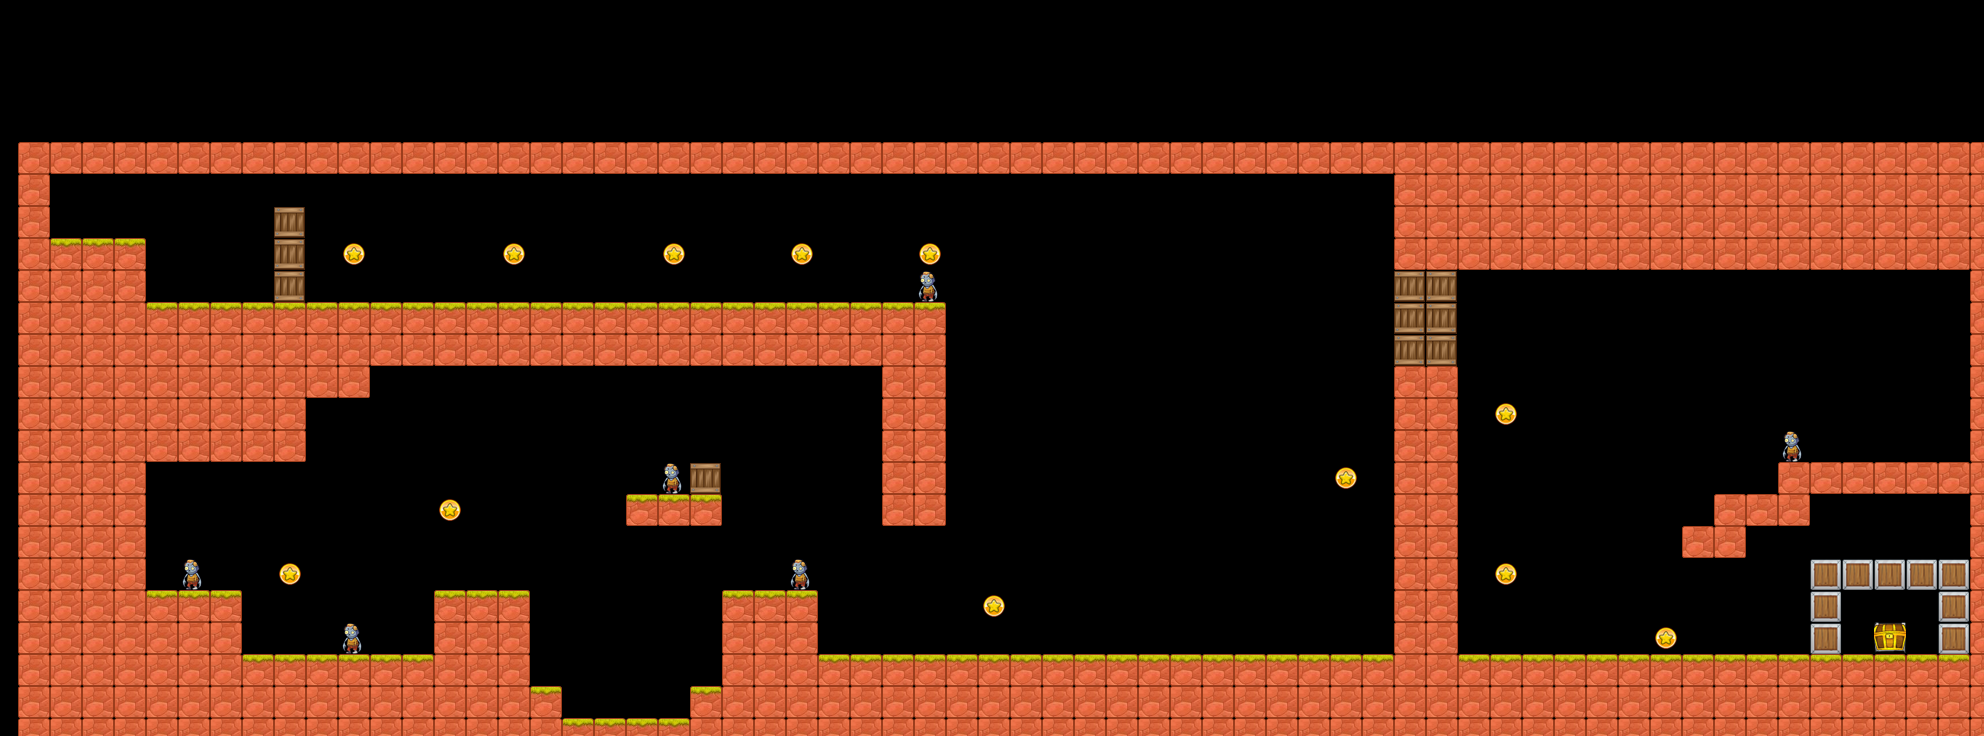

Rendered tile map (Tiled .tmx) drawn with the repository's tilesets; below, a short description and the full map source, tile grids included:
An orthogonal 62x23 tile map with 32x32 px tiles, 1 tile layer (Tile Layer 1).

<map version="1.0" orientation="orthogonal" renderorder="right-down" width="62" height="23" tilewidth="32" tileheight="32" nextobjectid="1">
 <tileset firstgid="1" name="tilemap" tilewidth="32" tileheight="32" tilecount="13" columns="1">
  <image source="../Graphics/tilemap.png" width="32" height="416" />
 </tileset>
 <layer name="Tile Layer 1" width="62" height="23" offsetx="18" offsety="142">
  <data encoding="csv">
3,3,3,3,3,3,3,3,3,3,3,3,3,3,3,3,3,3,3,3,3,3,3,3,3,3,3,3,3,3,3,3,3,3,3,3,3,3,3,3,3,3,3,3,3,3,3,3,3,3,3,3,3,3,3,3,3,3,3,3,3,3,
3,0,0,0,0,0,0,0,0,0,0,0,0,0,0,0,0,0,0,0,0,0,0,0,0,0,0,0,0,0,0,0,0,0,0,0,0,0,0,0,0,0,0,3,3,3,3,3,3,3,3,3,3,3,3,3,3,3,3,3,3,3,
3,0,0,0,0,0,0,0,10,0,0,0,0,0,0,0,0,0,0,0,0,0,0,0,0,0,0,0,0,0,0,0,0,0,0,0,0,0,0,0,0,0,0,3,3,3,3,3,3,3,3,3,3,3,3,3,3,3,3,3,3,3,
3,2,2,2,0,0,0,0,10,0,9,0,0,0,0,9,0,0,0,0,9,0,0,0,9,0,0,0,9,0,0,0,0,0,0,0,0,0,0,0,0,0,0,3,3,3,3,3,3,3,3,3,3,3,3,3,3,3,3,3,3,3,
3,3,3,3,0,0,0,0,10,0,0,0,0,0,0,0,0,0,0,0,0,0,0,0,0,0,0,0,11,0,0,0,0,0,0,0,0,0,0,0,0,0,0,10,10,0,0,0,0,0,0,0,0,0,0,0,0,0,0,0,0,3,
3,3,3,3,2,2,2,2,2,2,2,2,2,2,2,2,2,2,2,2,2,2,2,2,2,2,2,2,2,0,0,0,0,0,0,0,0,0,0,0,0,0,0,10,10,0,0,0,0,0,0,0,0,0,0,0,0,0,0,0,0,3,
3,3,3,3,3,3,3,3,3,3,3,3,3,3,3,3,3,3,3,3,3,3,3,3,3,3,3,3,3,0,0,0,0,0,0,0,0,0,0,0,0,0,0,10,10,0,0,0,0,0,0,0,0,0,0,0,0,0,0,0,0,3,
3,3,3,3,3,3,3,3,3,3,3,0,0,0,0,0,0,0,0,0,0,0,0,0,0,0,0,3,3,0,0,0,0,0,0,0,0,0,0,0,0,0,0,3,3,0,0,0,0,0,0,0,0,0,0,0,0,0,0,0,0,3,
3,3,3,3,3,3,3,3,3,0,0,0,0,0,0,0,0,0,0,0,0,0,0,0,0,0,0,3,3,0,0,0,0,0,0,0,0,0,0,0,0,0,0,3,3,0,9,0,0,0,0,0,0,0,0,0,0,0,0,0,0,3,
3,3,3,3,3,3,3,3,3,0,0,0,0,0,0,0,0,0,0,0,0,0,0,0,0,0,0,3,3,0,0,0,0,0,0,0,0,0,0,0,0,0,0,3,3,0,0,0,0,0,0,0,0,0,0,11,0,0,0,0,0,3,
3,3,3,3,0,0,0,0,0,0,0,0,0,0,0,0,0,0,0,0,11,10,0,0,0,0,0,3,3,0,0,0,0,0,0,0,0,0,0,0,0,9,0,3,3,0,0,0,0,0,0,0,0,0,0,3,3,3,3,3,3,3,
3,3,3,3,0,0,0,0,0,0,0,0,0,9,0,0,0,0,0,2,2,2,0,0,0,0,0,3,3,0,0,0,0,0,0,0,0,0,0,0,0,0,0,3,3,0,0,0,0,0,0,0,0,3,3,3,0,0,0,0,0,3,
3,3,3,3,0,0,0,0,0,0,0,0,0,0,0,0,0,0,0,0,0,0,0,0,0,0,0,0,0,0,0,0,0,0,0,0,0,0,0,0,0,0,0,3,3,0,0,0,0,0,0,0,3,3,0,0,0,0,0,0,0,3,
3,3,3,3,0,11,0,0,9,0,0,0,0,0,0,0,0,0,0,0,0,0,0,0,11,0,0,0,0,0,0,0,0,0,0,0,0,0,0,0,0,0,0,3,3,0,9,0,0,0,0,0,0,0,0,0,7,7,7,7,7,3,
3,3,3,3,2,2,2,0,0,0,0,0,0,2,2,2,0,0,0,0,0,0,2,2,2,0,0,0,0,0,9,0,0,0,0,0,0,0,0,0,0,0,0,3,3,0,0,0,0,0,0,0,0,0,0,0,7,0,0,0,7,3,
3,3,3,3,3,3,3,0,0,0,11,0,0,3,3,3,0,0,0,0,0,0,3,3,3,0,0,0,0,0,0,0,0,0,0,0,0,0,0,0,0,0,0,3,3,0,0,0,0,0,0,9,0,0,0,0,7,0,8,0,7,3,
3,3,3,3,3,3,3,2,2,2,2,2,2,3,3,3,0,0,0,0,0,0,3,3,3,2,2,2,2,2,2,2,2,2,2,2,2,2,2,2,2,2,2,3,3,2,2,2,2,2,2,2,2,2,2,2,2,2,2,2,2,3,
3,3,3,3,3,3,3,3,3,3,3,3,3,3,3,3,2,0,0,0,0,2,3,3,3,3,3,3,3,3,3,3,3,3,3,3,3,3,3,3,3,3,3,3,3,3,3,3,3,3,3,3,3,3,3,3,3,3,3,3,3,3,
3,3,3,3,3,3,3,3,3,3,3,3,3,3,3,3,3,2,2,2,2,3,3,3,3,3,3,3,3,3,3,3,3,3,3,3,3,3,3,3,3,3,3,3,3,3,3,3,3,3,3,3,3,3,3,3,3,3,3,3,3,3,
3,3,3,3,3,3,3,3,3,3,3,3,3,3,3,3,3,3,3,3,3,3,3,3,3,3,3,3,3,3,3,3,3,3,3,3,3,3,3,3,3,3,3,3,3,3,3,3,3,3,3,3,3,3,3,3,3,3,3,3,3,3,
3,3,3,3,3,3,3,3,3,3,3,3,3,3,3,3,3,3,3,3,3,3,3,3,3,3,3,3,3,3,3,3,3,3,3,3,3,3,3,3,3,3,3,3,3,3,3,3,3,3,3,3,3,3,3,3,3,3,3,3,3,3,
3,3,3,3,3,3,3,3,3,3,3,3,3,3,3,3,3,3,3,3,3,3,3,3,3,3,3,3,3,3,3,3,3,3,3,3,3,3,3,3,3,3,3,3,3,3,3,3,3,3,3,3,3,3,3,3,3,3,3,3,3,3,
3,3,3,3,3,3,3,3,3,3,3,3,3,3,3,3,3,3,3,3,3,3,3,3,3,3,3,3,3,3,3,3,3,3,3,3,3,3,3,3,3,3,3,3,3,3,3,3,3,3,3,3,3,3,3,3,3,3,3,3,3,3
</data>
 </layer>
</map>
